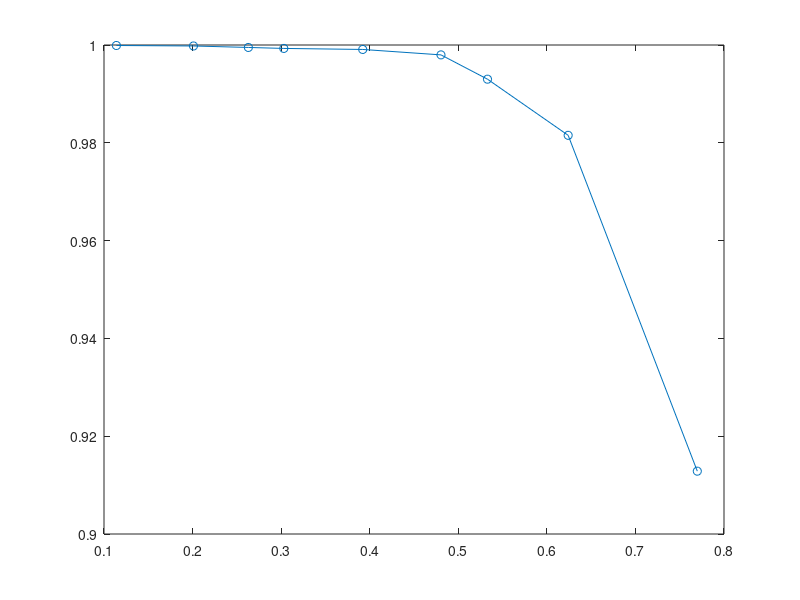

Write the MATLAB code that produced this figure.


sens_vector = [76.985 62.405 53.297 48.045 39.21 30.3 26.3 20.1 11.4];

spec_vector = [91.285 98.153 99.301 99.798 99.909 99.93 99.95 99.98 99.99];



sens_vector = sens_vector ./ 100;

spec_vector = spec_vector ./ 100;



PAD_ZEROS = 0;

if(PAD_ZEROS)

    sens_vector = fliplr([1 sens_vector 0]);

    spec_vector = fliplr([0 spec_vector 1]);

else

    sens_vector = fliplr(sens_vector);

    spec_vector = fliplr(spec_vector);

end



dauc = trapz(sens_vector, spec_vector);

fprintf('AUC=%g\n', dauc);





figure(1); clf;

plot(sens_vector, spec_vector, '-o');
